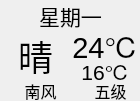
<?xml version="1.0" encoding="UTF-8"?>
<ui version="4.0">
 <class>weatherLabel</class>
 <widget class="QWidget" name="weatherLabel">
  <property name="geometry">
   <rect>
    <x>0</x>
    <y>0</y>
    <width>140</width>
    <height>101</height>
   </rect>
  </property>
  <property name="windowTitle">
   <string>Form</string>
  </property>
  <widget class="QLabel" name="tianqiLabel">
   <property name="geometry">
    <rect>
     <x>0</x>
     <y>30</y>
     <width>71</width>
     <height>51</height>
    </rect>
   </property>
   <property name="font">
    <font>
     <family>Arial</family>
     <pointsize>26</pointsize>
    </font>
   </property>
   <property name="text">
    <string>晴</string>
   </property>
   <property name="alignment">
    <set>Qt::AlignCenter</set>
   </property>
  </widget>
  <widget class="QLabel" name="gaowen">
   <property name="geometry">
    <rect>
     <x>70</x>
     <y>30</y>
     <width>71</width>
     <height>31</height>
    </rect>
   </property>
   <property name="font">
    <font>
     <family>Arial</family>
     <pointsize>22</pointsize>
    </font>
   </property>
   <property name="text">
    <string>24℃</string>
   </property>
   <property name="alignment">
    <set>Qt::AlignCenter</set>
   </property>
  </widget>
  <widget class="QLabel" name="fx">
   <property name="geometry">
    <rect>
     <x>0</x>
     <y>80</y>
     <width>81</width>
     <height>21</height>
    </rect>
   </property>
   <property name="font">
    <font>
     <family>Arial</family>
     <pointsize>12</pointsize>
    </font>
   </property>
   <property name="text">
    <string>南风</string>
   </property>
   <property name="alignment">
    <set>Qt::AlignCenter</set>
   </property>
  </widget>
  <widget class="QLabel" name="jibie">
   <property name="geometry">
    <rect>
     <x>80</x>
     <y>80</y>
     <width>61</width>
     <height>21</height>
    </rect>
   </property>
   <property name="font">
    <font>
     <family>Arial</family>
     <pointsize>12</pointsize>
    </font>
   </property>
   <property name="text">
    <string>五级</string>
   </property>
   <property name="alignment">
    <set>Qt::AlignCenter</set>
   </property>
  </widget>
  <widget class="QLabel" name="diwen">
   <property name="geometry">
    <rect>
     <x>80</x>
     <y>60</y>
     <width>51</width>
     <height>21</height>
    </rect>
   </property>
   <property name="font">
    <font>
     <family>Arial</family>
     <pointsize>16</pointsize>
    </font>
   </property>
   <property name="text">
    <string>16℃</string>
   </property>
   <property name="alignment">
    <set>Qt::AlignCenter</set>
   </property>
  </widget>
  <widget class="QLabel" name="riqi">
   <property name="geometry">
    <rect>
     <x>10</x>
     <y>0</y>
     <width>121</width>
     <height>31</height>
    </rect>
   </property>
   <property name="font">
    <font>
     <family>Arial</family>
     <pointsize>16</pointsize>
    </font>
   </property>
   <property name="text">
    <string>星期一</string>
   </property>
   <property name="alignment">
    <set>Qt::AlignCenter</set>
   </property>
  </widget>
 </widget>
 <resources/>
 <connections/>
</ui>
